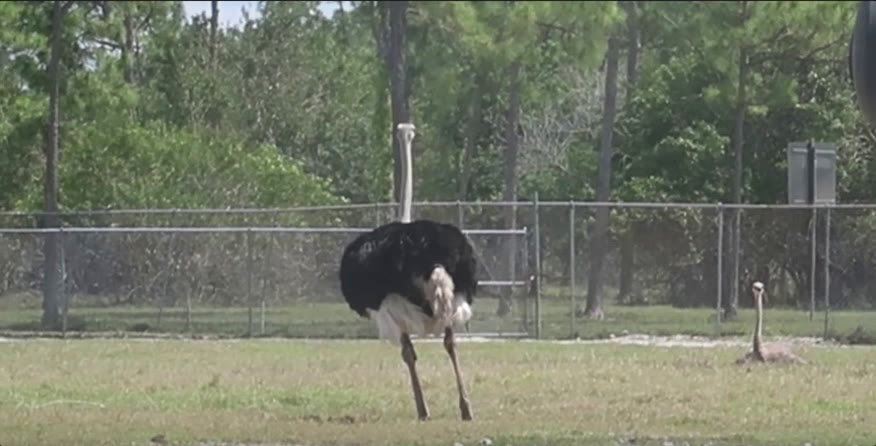
#> input picture frame 1 of satyaStabilization/150_160.avi, 876 x 446 px, given in place of video.mp4, which was not available
$ python video_stabilization.py
#> lines starting #> are read from the running program, lines starting #| are printed output that depends on the picture; pictures that were not available may be replaced by others from this repository, and a replacement may not be noted
# Import numpy and OpenCV
# https://www.learnopencv.com/image-alignment-feature-based-using-opencv-c-python/
# do image alignment instead?
#https://www.mathworks.com/help/vision/examples/video-stabilization-using-point-feature-matching.html
#more shit abt affine etc
#use homography https://github.com/michal2229/image-align-and-average etc

import cv2
import numpy as np


def movingAverage(curve, radius):
    window_size = 2 * radius + 1
    # Define the filter
    f = np.ones(window_size) / window_size
    # Add padding to the boundaries
    curve_pad = np.lib.pad(curve, (radius, radius), 'edge')
    # Apply convolution
    curve_smoothed = np.convolve(curve_pad, f, mode='same')
    # Remove padding
    curve_smoothed = curve_smoothed[radius:-radius]
    # return smoothed curve
    return curve_smoothed


def smooth(trajectory):
    smoothed_trajectory = np.copy(trajectory)
    # Filter the x, y and angle curves
    for i in range(3):
        smoothed_trajectory[:, i] = movingAverage(trajectory[:, i], radius=SMOOTHING_RADIUS)
    return smoothed_trajectory


def fixBorder(frame):
    s = frame.shape
    # Scale the image 4% without moving the center
    T = cv2.getRotationMatrix2D((s[1] / 2, s[0] / 2), 0, 1.04)
    frame = cv2.warpAffine(frame, T, (s[1], s[0]))
    return frame


# The larger the more stable the video, but less reactive to sudden panning
SMOOTHING_RADIUS = 5

# Read input video
cap = cv2.VideoCapture('video.mp4')

# Get frame count
n_frames = int(cap.get(cv2.CAP_PROP_FRAME_COUNT))

# Get width and height of video stream
w = int(cap.get(cv2.CAP_PROP_FRAME_WIDTH))
h = int(cap.get(cv2.CAP_PROP_FRAME_HEIGHT))

# Get frames per second (fps)
fps = cap.get(cv2.CAP_PROP_FPS)

# Define the codec for output video
fourcc = cv2.VideoWriter_fourcc(*'MJPG')

# Set up output video
out = cv2.VideoWriter('video_out.avi', fourcc, fps, (2 * w, h))

# Read first frame
_, prev = cap.read()
#> prev is the input picture: shape (446, 876, 3); mean B, G, R 102.5, 118.9, 114.4

# Convert frame to grayscale
prev_gray = cv2.cvtColor(prev, cv2.COLOR_BGR2GRAY)
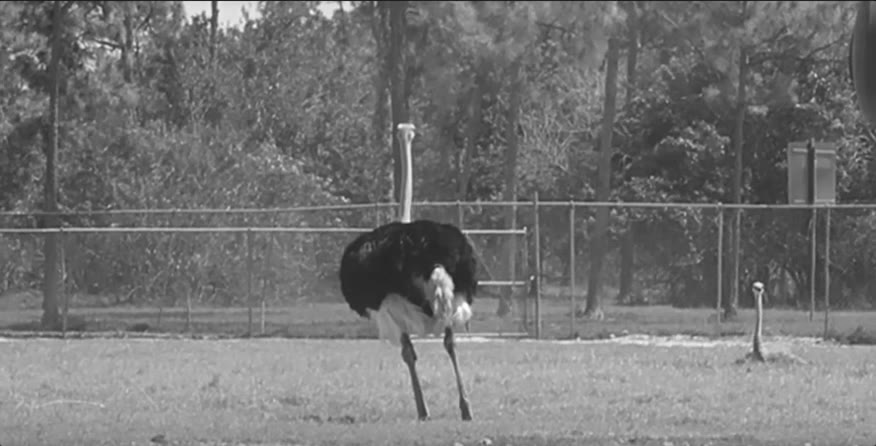
#> prev_gray: shape (446, 876); min 21, max 254, mean 115.6

# Pre-define transformation-store array
transforms = np.zeros((n_frames - 1, 3), np.float32)

transformationMatrices = []

minframe = 140
maxframe = 150
# for i in range(n_frames - 2):
# for i in range(250):
for i in range(maxframe):

    # Read next frame
    success, curr = cap.read()
    if not success:
        break

    # Convert to grayscale
    curr_gray = cv2.cvtColor(curr, cv2.COLOR_BGR2GRAY)
    if i > minframe:
        # Detect feature points in previous frame
        prev_pts = cv2.goodFeaturesToTrack(prev_gray,
                                           maxCorners=200,
                                           qualityLevel=0.01,
                                           minDistance=30,
                                           blockSize=3)

        # Calculate optical flow (i.e. track feature points)
        curr_pts, status, err = cv2.calcOpticalFlowPyrLK(prev_gray, curr_gray, prev_pts, None)

        # Sanity check
        assert prev_pts.shape == curr_pts.shape

        # Filter only valid points
        idx = np.where(status == 1)[0]
        prev_pts = prev_pts[idx]
        curr_pts = curr_pts[idx]

        # Find transformation matrix
        m = cv2.estimateRigidTransform(prev_pts, curr_pts, fullAffine=False)  # will only work with OpenCV-3 or less
        transformationMatrices.append(m)

        # Extract traslation
        dx = m[0, 2]
        dy = m[1, 2]

        # Extract rotation angle
        da = np.arctan2(m[1, 0], m[0, 0])

        # Store transformation
        transforms[i] = [dx, dy, da]

        print("Frame: " + str(i) + "/" + str(n_frames) + " -  Tracked points : " + str(len(prev_pts)))

    # Move to next frame
    prev_gray = curr_gray
#> this loop made 10 passes
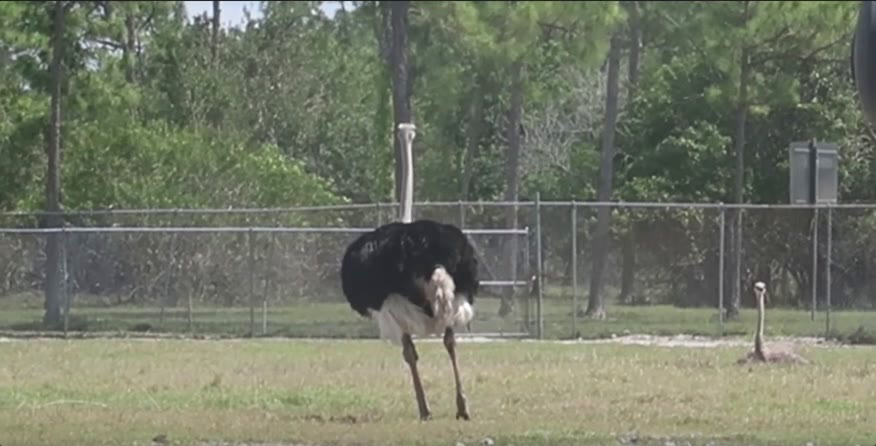
#> input picture frame 2 of satyaStabilization/150_160.avi, 876 x 446 px, given in place of video.mp4, which was not available
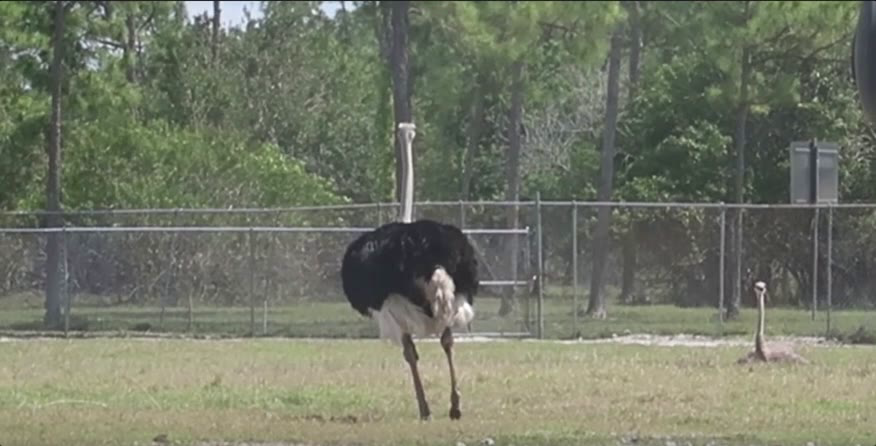
#> input picture frame 3 of satyaStabilization/150_160.avi, 876 x 446 px, given in place of video.mp4, which was not available
#> pass 2, `curr_gray = cv2.cvtColor(curr, cv2.COLOR_BGR2GRAY)`:
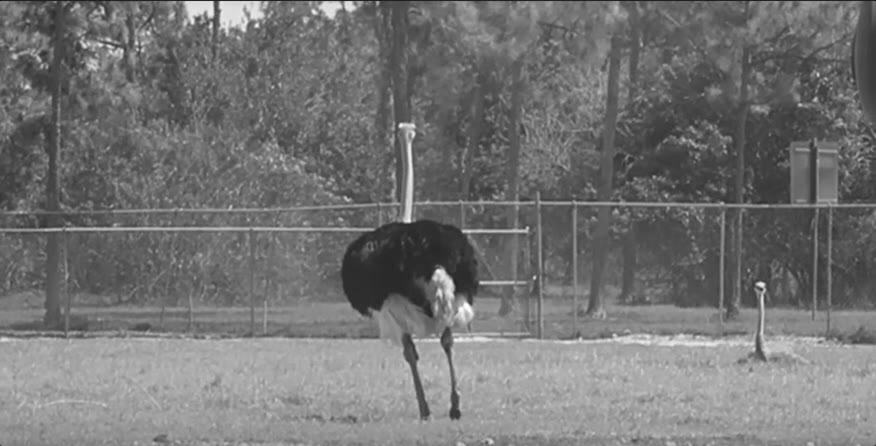
#> curr_gray: shape (446, 876); min 18, max 254, mean 115.7
#> after the loop:
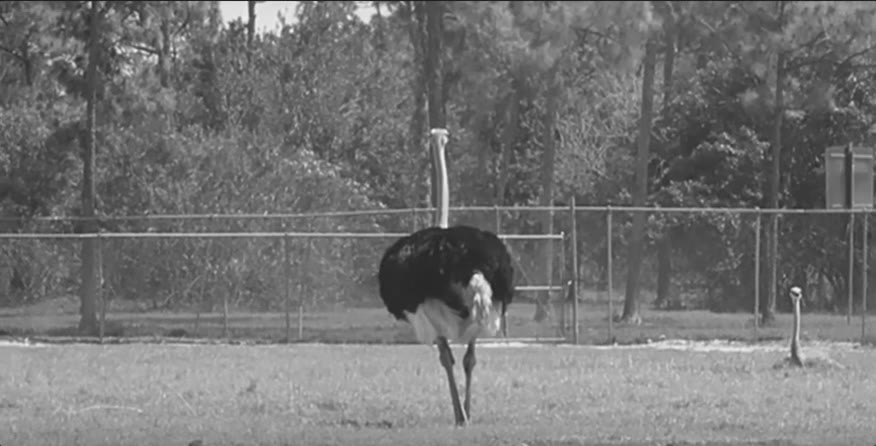
#> prev_gray: shape (446, 876); min 23, max 245, mean 115.7
#> after the loop, transformationMatrices = []; transforms = [[0, 0, 0], [0, 0, 0], [0, 0, 0], [0, 0, 0], [0, 0, 0], [0, 0, 0], [0, 0, 0], [0, 0, 0], [0, 0, 0], [0, 0, 0]]

# Compute trajectory using cumulative sum of transformations
trajectory = np.cumsum(transforms, axis=0)
#> trajectory has the same summary as transforms

# Create variable to store smoothed trajectory
smoothed_trajectory = smooth(trajectory)
#> in smooth, `smoothed_trajectory = np.copy(trajectory)`: smoothed_trajectory has the same summary as transforms outside smooth
#> smoothed_trajectory has the same summary as transforms

# Calculate difference in smoothed_trajectory and trajectory
difference = smoothed_trajectory - trajectory
#> difference has the same summary as transforms

# Calculate newer transformation array
transforms_smooth = transforms + difference
#> transforms_smooth has the same summary as transforms

# Reset stream to first frame
cap.set(cv2.CAP_PROP_POS_FRAMES, 0)

# transforms_smooth = transforms

k = 0
# Write n_frames-1 transformed frames
# for i in range(n_frames - 2):
for i in range(maxframe):

    # Read next frame
    success, frame = cap.read()
    if not success:
        break
    if i > minframe:
        # [13 lines of commented-out code are left out]

        m = transformationMatrices[k]
        k += 1

        # Apply affine wrapping to the given frame
        frame_stabilized = cv2.warpAffine(frame, m, (w, h))

        # Fix border artifacts
        frame_stabilized = fixBorder(frame_stabilized)

        # Write the frame to the file
        frame_out = cv2.hconcat([frame, frame_stabilized])

        # If the image is too big, resize it.
        if (frame_out.shape[1] > 1920):
            frame_out = cv2.resize(frame_out, (frame_out.shape[1] / 2, frame_out.shape[0] / 2));

        cv2.imshow("Before and After", frame_out)
        cv2.waitKey(10)
        out.write(frame_out)
#> this loop made 12 passes
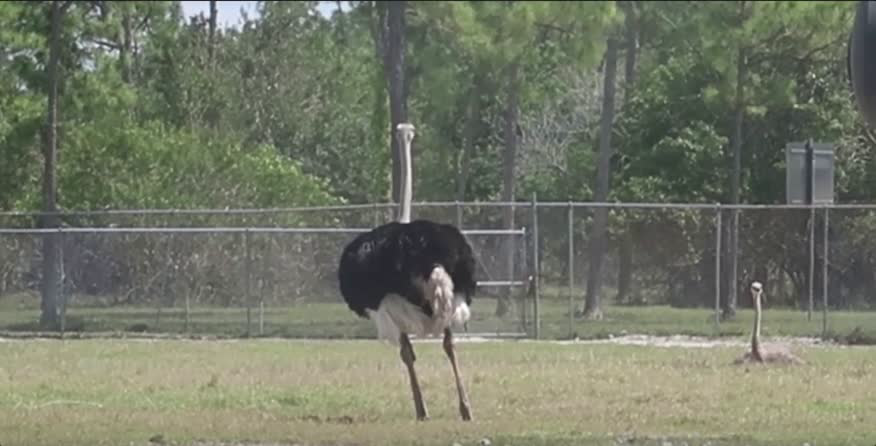
#> input picture frame 0 of satyaStabilization/150_160.avi, 876 x 446 px, given in place of video.mp4, which was not available
#> after the loop, k = 0

# Release video
cap.release()
out.release()
# Close windows
cv2.destroyAllWindows()

$ run again, starting later in the video
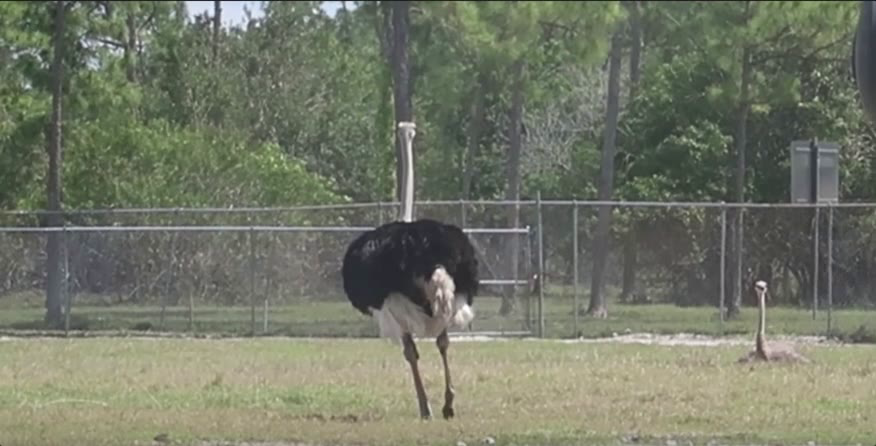
#> input picture frame 4 of satyaStabilization/150_160.avi, 876 x 446 px, given in place of video.mp4, which was not available
#> prev is the input picture: shape (446, 876, 3); mean B, G, R 102.9, 119.1, 114.8
#> the loop `for i in range(maxframe):` made 7 passes
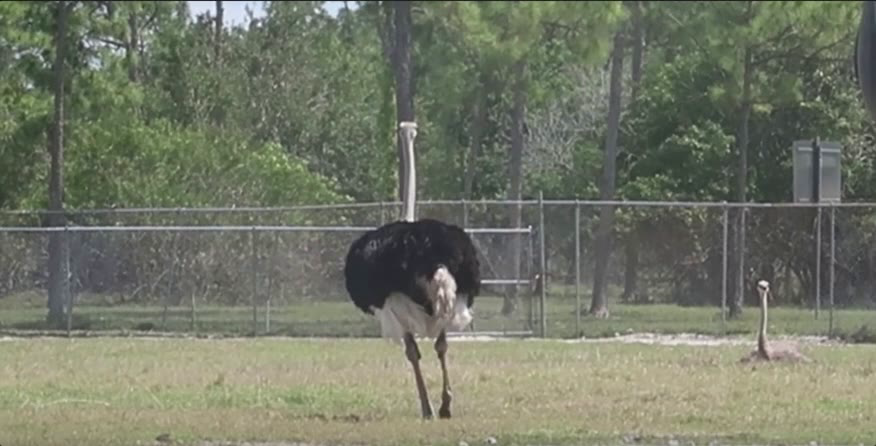
#> input picture frame 5 of satyaStabilization/150_160.avi, 876 x 446 px, given in place of video.mp4, which was not available
#> after the loop `for i in range(maxframe):`: transformationMatrices = []; transforms = [[0, 0, 0], [0, 0, 0], [0, 0, 0], [0, 0, 0], [0, 0, 0], [0, 0, 0], [0, 0, 0], [0, 0, 0], [0, 0, 0], [0, 0, 0]]
#> trajectory has the same summary as transforms
#> in smooth, `smoothed_trajectory = np.copy(trajectory)`: smoothed_trajectory has the same summary as transforms outside smooth
#> `smoothed_trajectory = smooth(trajectory)`: smoothed_trajectory has the same summary as transforms
#> difference has the same summary as transforms
#> transforms_smooth has the same summary as transforms
#> the loop `for i in range(maxframe):` made 12 passes
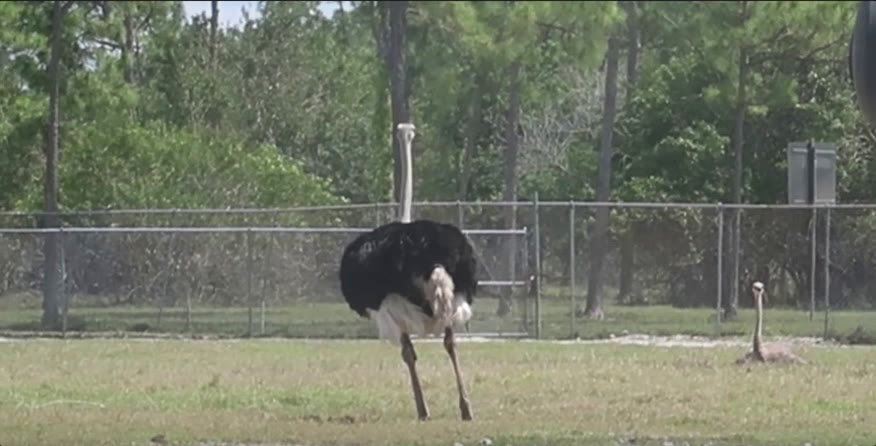
#> input picture frame 1 of satyaStabilization/150_160.avi, 876 x 446 px, given in place of video.mp4, which was not available
#> after the loop `for i in range(maxframe):`: k = 0

$ run again, starting later in the video
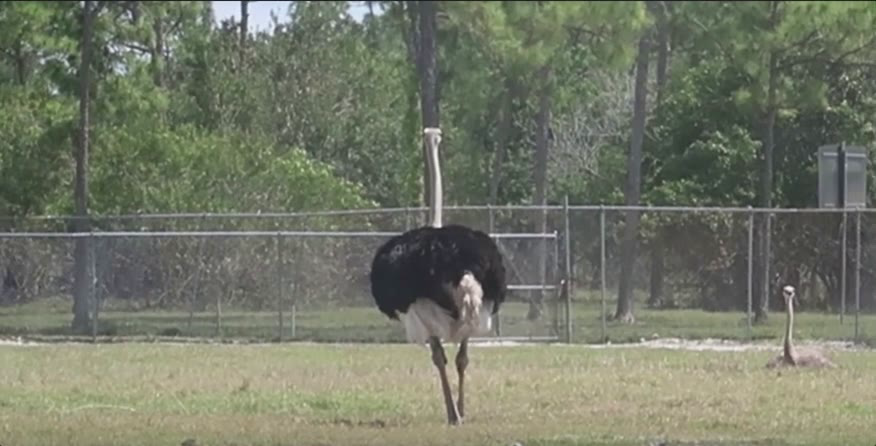
#> input picture frame 8 of satyaStabilization/150_160.avi, 876 x 446 px, given in place of video.mp4, which was not available
#> prev is the input picture: shape (446, 876, 3); mean B, G, R 103.3, 119.4, 114.9
#> the loop `for i in range(maxframe):` made 3 passes
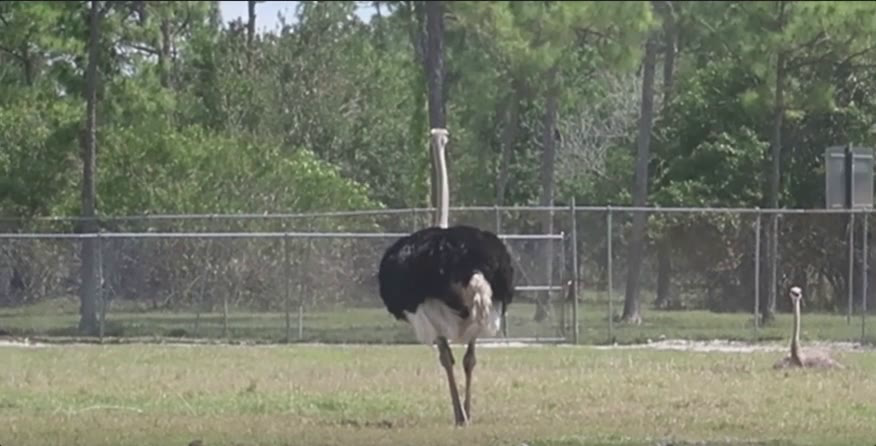
#> input picture frame 10 of satyaStabilization/150_160.avi, 876 x 446 px, given in place of video.mp4, which was not available
#> after the loop `for i in range(maxframe):`: transformationMatrices = []; transforms = [[0, 0, 0], [0, 0, 0], [0, 0, 0], [0, 0, 0], [0, 0, 0], [0, 0, 0], [0, 0, 0], [0, 0, 0], [0, 0, 0], [0, 0, 0]]
#> trajectory has the same summary as transforms
#> in smooth, `smoothed_trajectory = np.copy(trajectory)`: smoothed_trajectory has the same summary as transforms outside smooth
#> `smoothed_trajectory = smooth(trajectory)`: smoothed_trajectory has the same summary as transforms
#> difference has the same summary as transforms
#> transforms_smooth has the same summary as transforms
#> the loop `for i in range(maxframe):` made 12 passes
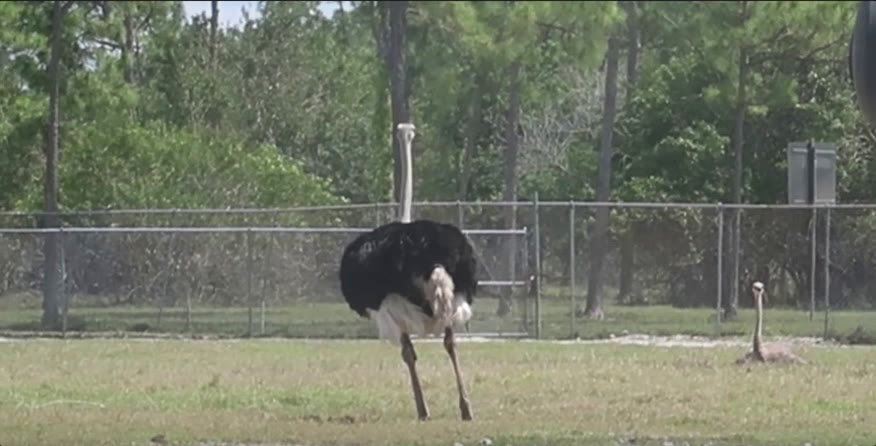
#> input picture frame 1 of satyaStabilization/150_160.avi, 876 x 446 px, given in place of video.mp4, which was not available
#> after the loop `for i in range(maxframe):`: k = 0
